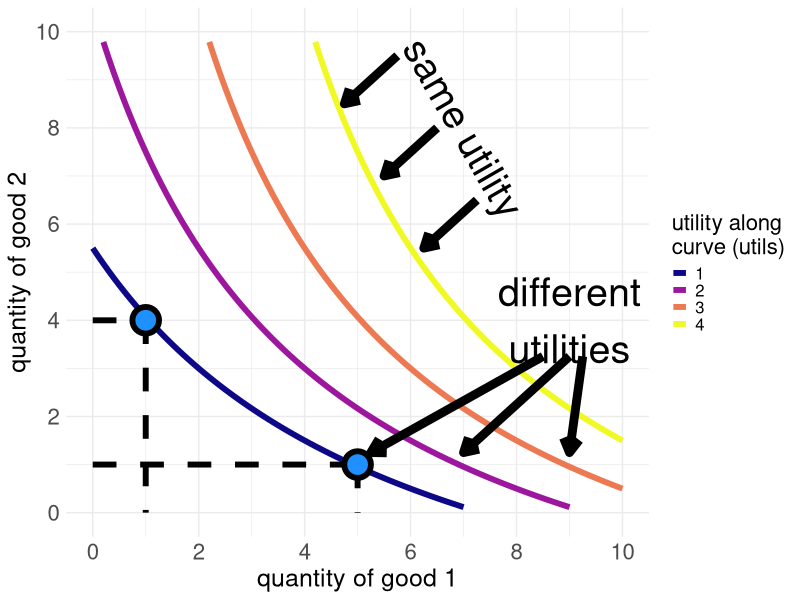

Generate this figure with R:
## ---- chunk 1
library(tidyverse)
library(ggplot2)
## ---- chunk 2
df <- data.frame(
  x = rep(seq(0, 10, by = 0.1), 4),
  u = rep(1:4, each = 101)
) %>%
  mutate(y = ((1/(x+3) * 20) - 1.5) * 3) %>%
  mutate(x2 = x + (u * 2) - 5)

points <- data.frame(
  x = c(1, 5),
  y = c(4, 1),
  u = 1
)

labels <- data.frame(
  x = c(9,7),
  y = c(4,8),
  a = c(0, -60),
  label = c("different\nutilities", "same utility")
)

arrows <- data.frame(
  x = c(5.75, 6.5, 7.25),
  y = c(8.5, 7, 5.5)
)
arrows2 <- data.frame(
  x = c(8.5, 9, 9.25),
  xend = c(5.25, 7, 9),
  y = c(3.25, 3.25, 3.25)
)

p <- ggplot(df) +
  geom_line(size = 2, aes(x = x2, y = y, colour = factor(u), group = u)) +
  geom_segment(data = points, aes(x = 0, xend = x, y = y, yend = y), colour = "black", linetype = "dashed", size = 2) +
  geom_segment(data = points, aes(x = x, xend = x, y = y, yend = 0), colour = "black", linetype = "dashed", size = 2) +
  geom_point(data = points, aes(x = x, y = y), fill = "dodgerblue", size = 7, shape = 21, colour = "black", stroke = 3) +
  geom_text(data = labels, aes(x = x, y = y, angle = a, label = label), size = 10) +
  geom_segment(data = arrows, aes(x = x, xend = x - 1, y = y + 1, yend = y), arrow = arrow(length = unit(0.03, "npc")), size = 3) +
  geom_segment(data = arrows2, aes(x = x, xend = xend, y = y, yend = y - 2), arrow = arrow(length = unit(0.03, "npc")), size = 3) +
  scale_colour_viridis_d(option = "plasma", name = "utility along\ncurve (utils)") +
  scale_x_continuous(limits = c(0, 10), breaks = seq(0, 10, 2)) +
  scale_y_continuous(limits = c(0, 10), breaks = seq(0, 10, 2)) +
  labs(
    x = "quantity of good 1",
    y = "quantity of good 2"
  ) +
  theme_minimal() +
  theme(
  axis.text = element_text(size = 16),
  axis.title = element_text(size = 18),
    legend.key.size = unit(0.4, "cm"), 
    legend.title = element_text(size = 16),
    legend.text = element_text(size = 12)
)
